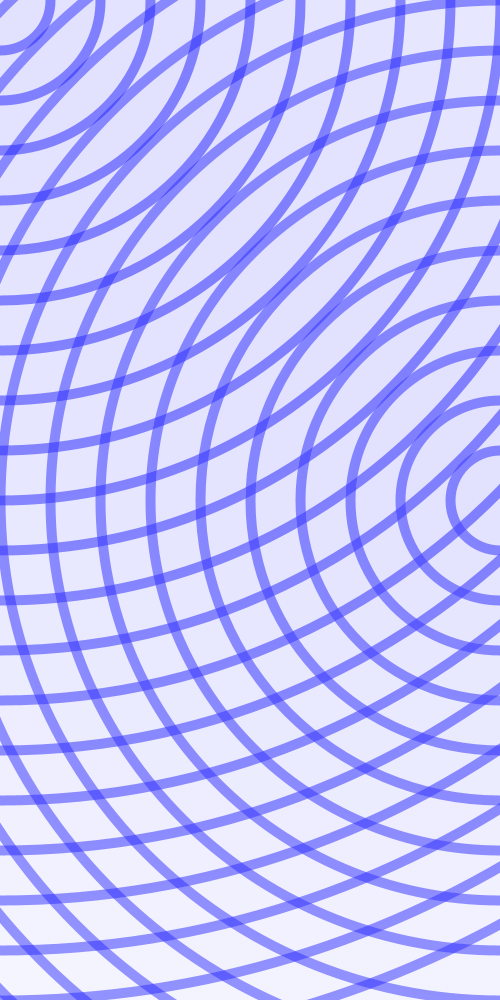
Frame 1 (no input)
Frame 60 (the mouse pressed at the canvas centre just before this capture): identical to frame 1, image omitted
Frame 120 (the mouse held since frame 60 and released just before this capture): identical to frame 1, image omitted

The Processing sketch that drew this single still picture (run headless with seeded random() and noise(); from frame 60 on, the mouse is pressed at the canvas centre):

// Processing sketch: processing_32514
// ── processing_32514.pde

//import processing.pdf.*;

int circleX = 0;
int circleY = 0;
int circlesize = 0;
  int circlesize2 = 0;
  int circleX2 = 500;
  int circleY2 = 500;



void setup(){
  size (500,1000);
 // beginRxecord(PDF, "pattern.pdf");
  background(255);
  smooth();
  stroke(0,0,255, 99);
  strokeWeight(10);
fill(0,0,255);
 
}
void draw(){
  
  /*int x = 100;
  int y = 0;
  
  while (y<250){
    line (y * x,0,y*x, 1000);
    y = y + 1;   
  } */  
  

  fill(0,0,255,1);
  
  while(circlesize<2200){
ellipse(circleX, circleY , circlesize,circlesize);
circlesize = circlesize + 100;
  if (circleY>1000){
    circleY = 0;
    circleX = circleX + 500;
}
  }
  
    
  fill(0,0,255,1 );
  
  while(circlesize2<2200){
ellipse(circleX2, circleY2 , circlesize2,circlesize2);
circlesize2 = circlesize2 + 100;
  if (circleY2>500){
    circleY2 = 500;
    circleX2 = circleX2 + 500;
}
  }
 /* endRecord();
  exit();
*/}
